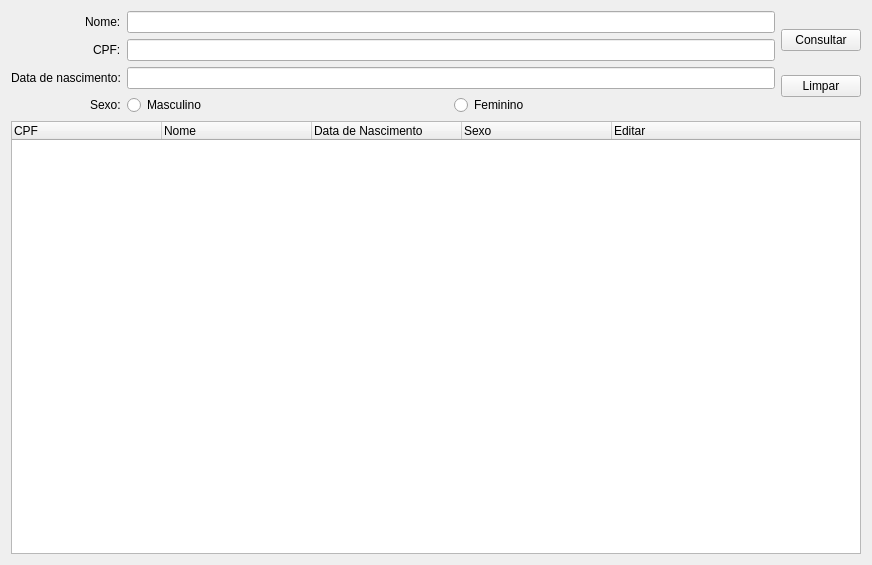
<?xml version="1.0" encoding="UTF-8"?>
<ui version="4.0">
 <class>ViewConsultarPessoa</class>
 <widget class="QWidget" name="ViewConsultarPessoa">
  <property name="geometry">
   <rect>
    <x>0</x>
    <y>0</y>
    <width>872</width>
    <height>565</height>
   </rect>
  </property>
  <property name="windowTitle">
   <string>Form</string>
  </property>
  <layout class="QVBoxLayout" name="verticalLayout_2">
   <item>
    <layout class="QHBoxLayout" name="horizontalLayout">
     <item>
      <layout class="QFormLayout" name="formLayout">
       <property name="labelAlignment">
        <set>Qt::AlignRight|Qt::AlignTrailing|Qt::AlignVCenter</set>
       </property>
       <item row="0" column="0">
        <widget class="QLabel" name="label">
         <property name="text">
          <string>Nome:</string>
         </property>
        </widget>
       </item>
       <item row="0" column="1">
        <widget class="QLineEdit" name="lineEdit"/>
       </item>
       <item row="1" column="0">
        <widget class="QLabel" name="label_2">
         <property name="text">
          <string>CPF:</string>
         </property>
        </widget>
       </item>
       <item row="1" column="1">
        <widget class="QLineEdit" name="lineEdit_2"/>
       </item>
       <item row="2" column="0">
        <widget class="QLabel" name="label_3">
         <property name="text">
          <string>Data de nascimento:</string>
         </property>
        </widget>
       </item>
       <item row="3" column="0">
        <widget class="QLabel" name="label_4">
         <property name="text">
          <string>Sexo:</string>
         </property>
        </widget>
       </item>
       <item row="3" column="1">
        <layout class="QHBoxLayout" name="horizontalLayout_3">
         <item>
          <widget class="QRadioButton" name="radioButton_3">
           <property name="text">
            <string>Masculino</string>
           </property>
          </widget>
         </item>
         <item>
          <widget class="QRadioButton" name="radioButton_4">
           <property name="text">
            <string>Feminino</string>
           </property>
          </widget>
         </item>
        </layout>
       </item>
       <item row="2" column="1">
        <widget class="QLineEdit" name="lineEdit_3"/>
       </item>
      </layout>
     </item>
     <item>
      <layout class="QVBoxLayout" name="verticalLayout">
       <item>
        <widget class="QPushButton" name="pushButton">
         <property name="text">
          <string>Consultar</string>
         </property>
        </widget>
       </item>
       <item>
        <widget class="QPushButton" name="pushButton_2">
         <property name="text">
          <string>Limpar</string>
         </property>
        </widget>
       </item>
      </layout>
     </item>
    </layout>
   </item>
   <item>
    <widget class="QTreeWidget" name="treeWidget">
     <property name="columnCount">
      <number>5</number>
     </property>
     <attribute name="headerDefaultSectionSize">
      <number>150</number>
     </attribute>
     <attribute name="headerMinimumSectionSize">
      <number>150</number>
     </attribute>
     <column>
      <property name="text">
       <string>CPF</string>
      </property>
     </column>
     <column>
      <property name="text">
       <string>Nome</string>
      </property>
     </column>
     <column>
      <property name="text">
       <string>Data de Nascimento</string>
      </property>
     </column>
     <column>
      <property name="text">
       <string>Sexo</string>
      </property>
     </column>
     <column>
      <property name="text">
       <string>Editar</string>
      </property>
     </column>
    </widget>
   </item>
  </layout>
 </widget>
 <resources/>
 <connections/>
</ui>
